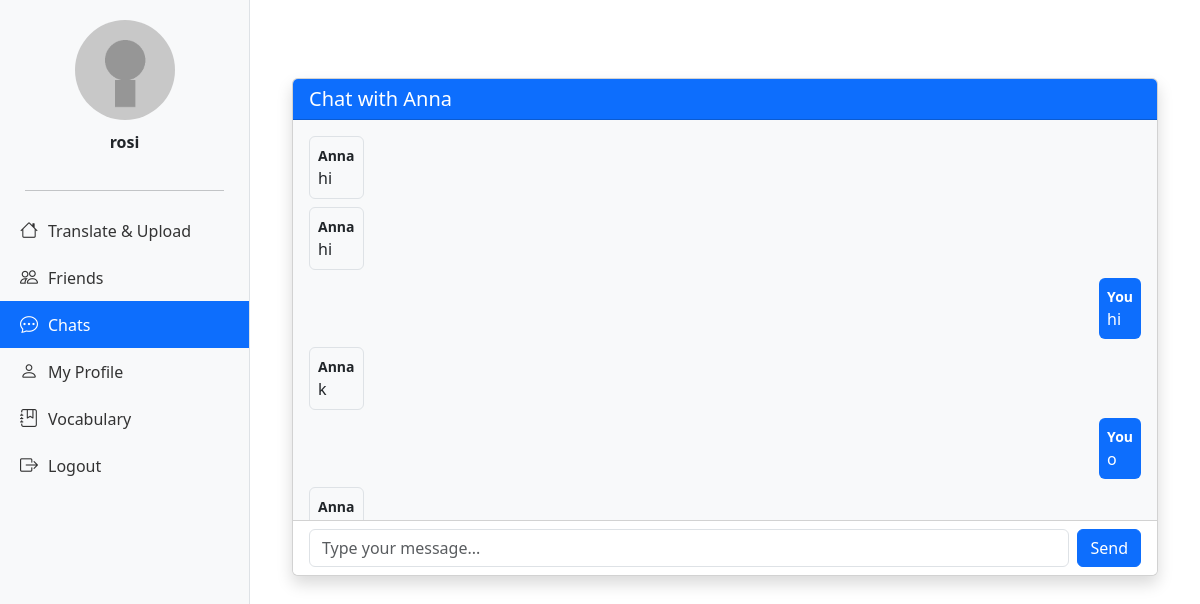
The page /chat/1 (signed in) on the database its author committed.
### tables this page shows
CREATE TABLE users (
    id INTEGER PRIMARY KEY AUTOINCREMENT,
    username TEXT UNIQUE NOT NULL,
    password TEXT NOT NULL,
    avatar TEXT,
    about_me TEXT
);

CREATE TABLE messages (
    id INTEGER PRIMARY KEY AUTOINCREMENT,
    sender_id INTEGER NOT NULL,
    receiver_id INTEGER NOT NULL,
    message TEXT NOT NULL,
    timestamp DATETIME DEFAULT CURRENT_TIMESTAMP,
    FOREIGN KEY (sender_id) REFERENCES users(id),
    FOREIGN KEY (receiver_id) REFERENCES users(id)
);

### app.py (the view)
@app.route('/chat/<int:friend_id>')
def chat(friend_id):
    if 'user_id' not in session:
        return redirect(url_for('login'))
    user_id = session['user_id']
    conn = get_db()
    cursor = conn.cursor()
    cursor.execute('''
        SELECT * FROM friendships
        WHERE (
            (user_id = ? AND friend_id = ?) OR
            (user_id = ? AND friend_id = ?)
        ) AND status = 'accepted'
    ''', (user_id, friend_id, friend_id, user_id))
    friendship = cursor.fetchone()
    if not friendship:
        return "You are not friends with this user.", 403
    cursor.execute('''
        SELECT sender_id, message, timestamp FROM messages
        WHERE (sender_id = ? AND receiver_id = ?)
           OR (sender_id = ? AND receiver_id = ?)
        ORDER BY timestamp ASC
    ''', (user_id, friend_id, friend_id, user_id))
    chat_history = cursor.fetchall()
    cursor.execute('SELECT username FROM users WHERE id = ?', (friend_id,))
    friend_username = cursor.fetchone()
    cursor.execute('SELECT word, translation FROM vocabulary WHERE user_id = ?', (user_id,))
    vocab_cards = cursor.fetchall()
    conn.close()
    return render_template('chat.html',
                           chat_history=chat_history,
                           friend_username=friend_username[0],
                           friend_id=friend_id,
                           vocab_cards=vocab_cards)

### app.py (called while the page is built)
def get_db():
    db = getattr(g, '_database', None)
    if db is None:
        db = g._database = sqlite3.connect(DATABASE)
    return db

### templates/chat.html (shortened to what this page needs)
{% extends 'base.html' %}
{% block content %}
<div class="container mt-5">
    <div class="card shadow">
        <div class="card-header bg-primary text-white d-flex justify-content-between align-items-center">
            <h5 class="mb-0">Chat with {{ friend_username }}</h5>
        </div>
        <div class="card-body p-3" id="chatBox" style="height: 400px; overflow-y: auto; background-color: #f8f9fa;">
            {% for sender_id, message, timestamp in chat_history %}
                <div class="mb-2">
                    <div class="d-flex {% if sender_id == session['user_id'] %}justify-content-end{% else %}justify-content-start{% endif %}">
                        <div class="p-2 rounded {% if sender_id == session['user_id'] %}bg-primary text-white{% else %}bg-light border{% endif %}" style="max-width: 75%;">
                            <strong class="d-block small">
                                {{ 'You' if sender_id == session['user_id'] else friend_username }}
                            </strong>
                            {{ message|safe }}
                        </div>
                    </div>
                </div>
            {% endfor %}
        </div>
        <div class="card-footer bg-white">
            <form id="sendForm" class="d-flex">
                <input type="text" id="messageInput" class="form-control me-2" placeholder="Type your message..." required>
                <button type="submit" class="btn btn-primary">Send</button>
            </form>
        </div>
    </div>
</div>
{% endblock %}

### templates/base.html (style rules this page uses)
body { margin: 0; padding: 0; font-family: "Segoe UI", Tahoma, Geneva, Verdana, sans-serif; }

### rows shown on the page
users: username "Anna"
messages: message "hi"
messages: message "hi"
messages: user_id "You", message "hi"
messages: message "k"
messages: user_id "You", message "o"

### other values the page prints
{{ session.get('username', 'User') }} "rosi"
